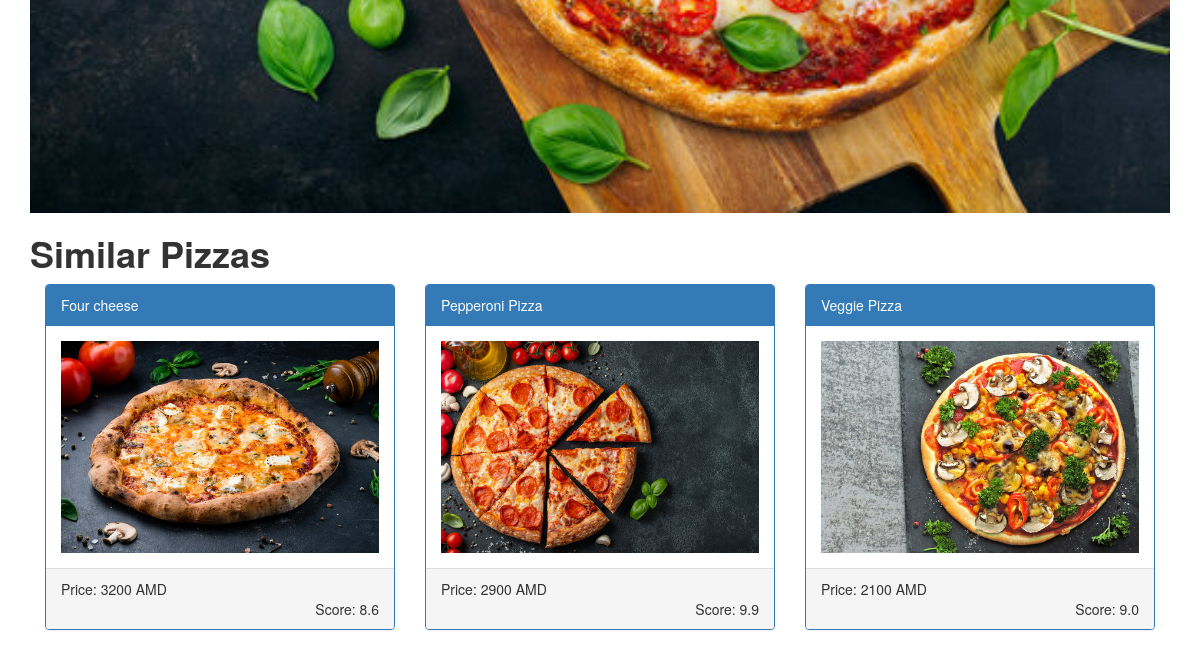
Before: /pizza/1/ (lower part) with the older database file.
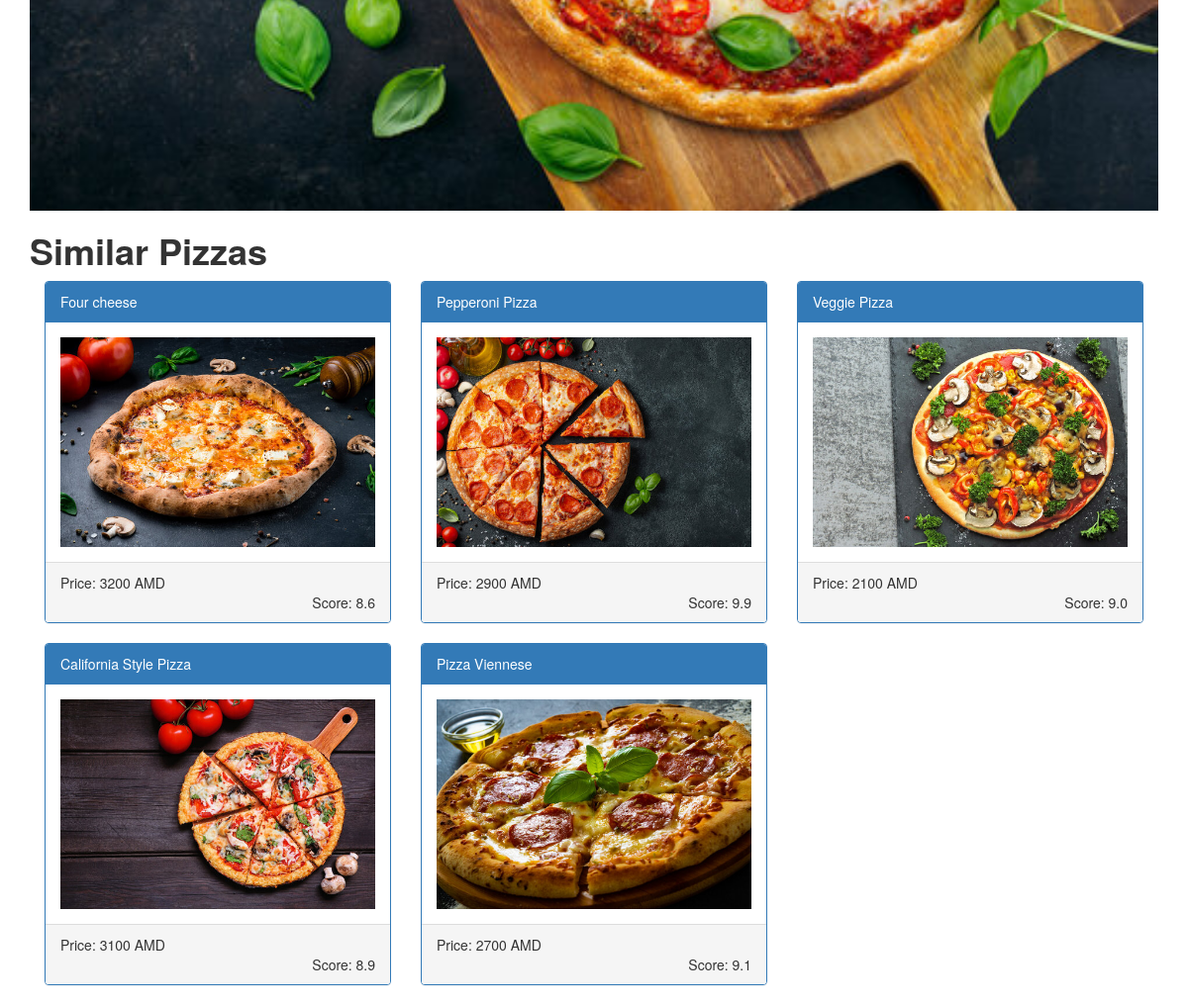
After: the same page with the newer database file.
### pizzas/models.py (models this page shows, shortened)
class Pizza(models.Model):
    name = models.CharField(max_length=50)
    price = models.PositiveIntegerField()
    score = models.FloatField()
    details = models.TextField(max_length=300)
    image = models.ImageField(null=True, blank=True)
    category = models.ForeignKey('DoughType', null=True,
                                 on_delete=models.PROTECT, verbose_name="Dough")

### pizzas/views.py (the view)
# urls.py: path('pizza/<int:id>/', pizza_detail, name='pizza_detail'),
def pizza_detail(request, id):
    pizzas = Pizza.objects.all()
    pizza = get_object_or_404(Pizza, id=id)
    return render(request, 'pizzas/description.html',
                  {'pizza': pizza, 'pizzas': pizzas, 'lower_price': pizza.price - 1000,
                   'upper_price': pizza.price + 1000})

### pizzas/models.py (called while the page is built)
    def __str__(self):
        return self.dough

### templates/pizzas/description.html (shortened to what this page needs)
<!DOCTYPE html>
<html lang="en">
<head>
    <link href="https://maxcdn.bootstrapcdn.com/bootstrap/3.4.1/css/bootstrap.min.css" rel="stylesheet">
    <link rel="stylesheet" href="https://maxcdn.bootstrapcdn.com/bootstrap/3.4.1/css/bootstrap.min.css">
</head>
<body>
<div class="container">
    <div style="text-align: center;">
        {% load static %}
        <img src="{{ pizza.image.url }}"
             alt="{{ pizza.name }}"
             style="width:100%">
    </div>
    <h1><b>Similar Pizzas</b></h1>
    {% for other_pizza in pizzas %}
    {% if other_pizza.name != pizza.name and other_pizza.category == pizza.category%}
    {% if other_pizza.price > lower_price and other_pizza.price < upper_price%}
    <div class="col-sm-4">
        <div class="panel panel-primary" style="style=“background-color:black;”">
            <div class="panel-heading">
                <a href="{% url 'pizza_detail' other_pizza.id %}" style="color: white;">{{ other_pizza.name }}</a>
            </div>
            <div class="panel-body">
                {% if other_pizza.image %}
                {% load static %}
                <img src="{{ other_pizza.image.url }}"
                     alt="{{ other_pizza.name }}"
                     style="width:100%">
                {% else %}
                <img alt="Image" class="img-responsive" src="https://placehold.it/150x80?text=IMAGE"
                     style="width:100%">
                {% endif %}
            </div>
            <div class="panel-footer">
                Price: {{ other_pizza.price }} AMD
                <div class="text-right">
                    Score: {{ other_pizza.score }}
                </div>
            </div>
        </div>
    </div>
    {% endif %}
    {% endif %}
    {% endfor %}
</div>
</body>
</html>

Changed rows visible on the page:
added Pizza: name "California Style Pizza", image (picture), price "3100", score "8.9"
added Pizza: name "Pizza Viennese", image (picture), price "2700", score "9.1"
